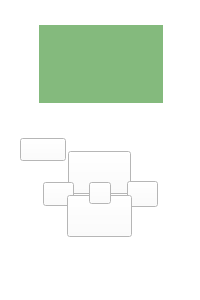
<?xml version="1.0" encoding="UTF-8"?>
<ui version="4.0">
 <class>Ev3DisplayWidget</class>
 <widget class="QWidget" name="Ev3DisplayWidget">
  <property name="geometry">
   <rect>
    <x>0</x>
    <y>0</y>
    <width>200</width>
    <height>300</height>
   </rect>
  </property>
  <property name="sizePolicy">
   <sizepolicy hsizetype="Fixed" vsizetype="Fixed">
    <horstretch>0</horstretch>
    <verstretch>0</verstretch>
   </sizepolicy>
  </property>
  <property name="palette">
   <palette>
    <active>
     <colorrole role="WindowText">
      <brush brushstyle="SolidPattern">
       <color alpha="255">
        <red>0</red>
        <green>0</green>
        <blue>0</blue>
       </color>
      </brush>
     </colorrole>
     <colorrole role="Button">
      <brush brushstyle="SolidPattern">
       <color alpha="255">
        <red>255</red>
        <green>255</green>
        <blue>255</blue>
       </color>
      </brush>
     </colorrole>
     <colorrole role="Light">
      <brush brushstyle="SolidPattern">
       <color alpha="255">
        <red>255</red>
        <green>255</green>
        <blue>255</blue>
       </color>
      </brush>
     </colorrole>
     <colorrole role="Midlight">
      <brush brushstyle="SolidPattern">
       <color alpha="255">
        <red>255</red>
        <green>255</green>
        <blue>255</blue>
       </color>
      </brush>
     </colorrole>
     <colorrole role="Dark">
      <brush brushstyle="SolidPattern">
       <color alpha="255">
        <red>127</red>
        <green>127</green>
        <blue>127</blue>
       </color>
      </brush>
     </colorrole>
     <colorrole role="Mid">
      <brush brushstyle="SolidPattern">
       <color alpha="255">
        <red>170</red>
        <green>170</green>
        <blue>170</blue>
       </color>
      </brush>
     </colorrole>
     <colorrole role="Text">
      <brush brushstyle="SolidPattern">
       <color alpha="255">
        <red>0</red>
        <green>0</green>
        <blue>0</blue>
       </color>
      </brush>
     </colorrole>
     <colorrole role="BrightText">
      <brush brushstyle="SolidPattern">
       <color alpha="255">
        <red>255</red>
        <green>255</green>
        <blue>255</blue>
       </color>
      </brush>
     </colorrole>
     <colorrole role="ButtonText">
      <brush brushstyle="SolidPattern">
       <color alpha="255">
        <red>0</red>
        <green>0</green>
        <blue>0</blue>
       </color>
      </brush>
     </colorrole>
     <colorrole role="Base">
      <brush brushstyle="SolidPattern">
       <color alpha="255">
        <red>255</red>
        <green>255</green>
        <blue>255</blue>
       </color>
      </brush>
     </colorrole>
     <colorrole role="Window">
      <brush brushstyle="SolidPattern">
       <color alpha="255">
        <red>255</red>
        <green>255</green>
        <blue>255</blue>
       </color>
      </brush>
     </colorrole>
     <colorrole role="Shadow">
      <brush brushstyle="SolidPattern">
       <color alpha="255">
        <red>0</red>
        <green>0</green>
        <blue>0</blue>
       </color>
      </brush>
     </colorrole>
     <colorrole role="AlternateBase">
      <brush brushstyle="SolidPattern">
       <color alpha="255">
        <red>255</red>
        <green>255</green>
        <blue>255</blue>
       </color>
      </brush>
     </colorrole>
     <colorrole role="ToolTipBase">
      <brush brushstyle="SolidPattern">
       <color alpha="255">
        <red>255</red>
        <green>255</green>
        <blue>220</blue>
       </color>
      </brush>
     </colorrole>
     <colorrole role="ToolTipText">
      <brush brushstyle="SolidPattern">
       <color alpha="255">
        <red>0</red>
        <green>0</green>
        <blue>0</blue>
       </color>
      </brush>
     </colorrole>
    </active>
    <inactive>
     <colorrole role="WindowText">
      <brush brushstyle="SolidPattern">
       <color alpha="255">
        <red>0</red>
        <green>0</green>
        <blue>0</blue>
       </color>
      </brush>
     </colorrole>
     <colorrole role="Button">
      <brush brushstyle="SolidPattern">
       <color alpha="255">
        <red>255</red>
        <green>255</green>
        <blue>255</blue>
       </color>
      </brush>
     </colorrole>
     <colorrole role="Light">
      <brush brushstyle="SolidPattern">
       <color alpha="255">
        <red>255</red>
        <green>255</green>
        <blue>255</blue>
       </color>
      </brush>
     </colorrole>
     <colorrole role="Midlight">
      <brush brushstyle="SolidPattern">
       <color alpha="255">
        <red>255</red>
        <green>255</green>
        <blue>255</blue>
       </color>
      </brush>
     </colorrole>
     <colorrole role="Dark">
      <brush brushstyle="SolidPattern">
       <color alpha="255">
        <red>127</red>
        <green>127</green>
        <blue>127</blue>
       </color>
      </brush>
     </colorrole>
     <colorrole role="Mid">
      <brush brushstyle="SolidPattern">
       <color alpha="255">
        <red>170</red>
        <green>170</green>
        <blue>170</blue>
       </color>
      </brush>
     </colorrole>
     <colorrole role="Text">
      <brush brushstyle="SolidPattern">
       <color alpha="255">
        <red>0</red>
        <green>0</green>
        <blue>0</blue>
       </color>
      </brush>
     </colorrole>
     <colorrole role="BrightText">
      <brush brushstyle="SolidPattern">
       <color alpha="255">
        <red>255</red>
        <green>255</green>
        <blue>255</blue>
       </color>
      </brush>
     </colorrole>
     <colorrole role="ButtonText">
      <brush brushstyle="SolidPattern">
       <color alpha="255">
        <red>0</red>
        <green>0</green>
        <blue>0</blue>
       </color>
      </brush>
     </colorrole>
     <colorrole role="Base">
      <brush brushstyle="SolidPattern">
       <color alpha="255">
        <red>255</red>
        <green>255</green>
        <blue>255</blue>
       </color>
      </brush>
     </colorrole>
     <colorrole role="Window">
      <brush brushstyle="SolidPattern">
       <color alpha="255">
        <red>255</red>
        <green>255</green>
        <blue>255</blue>
       </color>
      </brush>
     </colorrole>
     <colorrole role="Shadow">
      <brush brushstyle="SolidPattern">
       <color alpha="255">
        <red>0</red>
        <green>0</green>
        <blue>0</blue>
       </color>
      </brush>
     </colorrole>
     <colorrole role="AlternateBase">
      <brush brushstyle="SolidPattern">
       <color alpha="255">
        <red>255</red>
        <green>255</green>
        <blue>255</blue>
       </color>
      </brush>
     </colorrole>
     <colorrole role="ToolTipBase">
      <brush brushstyle="SolidPattern">
       <color alpha="255">
        <red>255</red>
        <green>255</green>
        <blue>220</blue>
       </color>
      </brush>
     </colorrole>
     <colorrole role="ToolTipText">
      <brush brushstyle="SolidPattern">
       <color alpha="255">
        <red>0</red>
        <green>0</green>
        <blue>0</blue>
       </color>
      </brush>
     </colorrole>
    </inactive>
    <disabled>
     <colorrole role="WindowText">
      <brush brushstyle="SolidPattern">
       <color alpha="255">
        <red>127</red>
        <green>127</green>
        <blue>127</blue>
       </color>
      </brush>
     </colorrole>
     <colorrole role="Button">
      <brush brushstyle="SolidPattern">
       <color alpha="255">
        <red>255</red>
        <green>255</green>
        <blue>255</blue>
       </color>
      </brush>
     </colorrole>
     <colorrole role="Light">
      <brush brushstyle="SolidPattern">
       <color alpha="255">
        <red>255</red>
        <green>255</green>
        <blue>255</blue>
       </color>
      </brush>
     </colorrole>
     <colorrole role="Midlight">
      <brush brushstyle="SolidPattern">
       <color alpha="255">
        <red>255</red>
        <green>255</green>
        <blue>255</blue>
       </color>
      </brush>
     </colorrole>
     <colorrole role="Dark">
      <brush brushstyle="SolidPattern">
       <color alpha="255">
        <red>127</red>
        <green>127</green>
        <blue>127</blue>
       </color>
      </brush>
     </colorrole>
     <colorrole role="Mid">
      <brush brushstyle="SolidPattern">
       <color alpha="255">
        <red>170</red>
        <green>170</green>
        <blue>170</blue>
       </color>
      </brush>
     </colorrole>
     <colorrole role="Text">
      <brush brushstyle="SolidPattern">
       <color alpha="255">
        <red>127</red>
        <green>127</green>
        <blue>127</blue>
       </color>
      </brush>
     </colorrole>
     <colorrole role="BrightText">
      <brush brushstyle="SolidPattern">
       <color alpha="255">
        <red>255</red>
        <green>255</green>
        <blue>255</blue>
       </color>
      </brush>
     </colorrole>
     <colorrole role="ButtonText">
      <brush brushstyle="SolidPattern">
       <color alpha="255">
        <red>127</red>
        <green>127</green>
        <blue>127</blue>
       </color>
      </brush>
     </colorrole>
     <colorrole role="Base">
      <brush brushstyle="SolidPattern">
       <color alpha="255">
        <red>255</red>
        <green>255</green>
        <blue>255</blue>
       </color>
      </brush>
     </colorrole>
     <colorrole role="Window">
      <brush brushstyle="SolidPattern">
       <color alpha="255">
        <red>255</red>
        <green>255</green>
        <blue>255</blue>
       </color>
      </brush>
     </colorrole>
     <colorrole role="Shadow">
      <brush brushstyle="SolidPattern">
       <color alpha="255">
        <red>0</red>
        <green>0</green>
        <blue>0</blue>
       </color>
      </brush>
     </colorrole>
     <colorrole role="AlternateBase">
      <brush brushstyle="SolidPattern">
       <color alpha="255">
        <red>255</red>
        <green>255</green>
        <blue>255</blue>
       </color>
      </brush>
     </colorrole>
     <colorrole role="ToolTipBase">
      <brush brushstyle="SolidPattern">
       <color alpha="255">
        <red>255</red>
        <green>255</green>
        <blue>220</blue>
       </color>
      </brush>
     </colorrole>
     <colorrole role="ToolTipText">
      <brush brushstyle="SolidPattern">
       <color alpha="255">
        <red>0</red>
        <green>0</green>
        <blue>0</blue>
       </color>
      </brush>
     </colorrole>
    </disabled>
   </palette>
  </property>
  <property name="windowTitle">
   <string>tr(Ev3Display)</string>
  </property>
  <property name="autoFillBackground">
   <bool>true</bool>
  </property>
  <property name="styleSheet">
   <string notr="true">QWidget#Ev3DisplayWidget {
	border-image: url(://ev3/interpreter/images/ev3-brick.png) 0 0 0 0 stretch stretch;
}

QPushButton#upButton{
	border-image: url(://ev3/interpreter/images/ev3-up-button.png);
}
QPushButton#upButton:pressed{
	border-image: url(://ev3/interpreter/images/ev3-up-button-pressed.png);
}

QPushButton#downButton{
	border-image: url(://ev3/interpreter/images/ev3-down-button.png);
}
QPushButton#downButton:pressed{
	border-image: url(://ev3/interpreter/images/ev3-down-button-pressed.png);
}

QPushButton#leftButton{
	border-image: url(://ev3/interpreter/images/ev3-left-button.png);
}
QPushButton#leftButton:pressed{
	border-image: url(://ev3/interpreter/images/ev3-left-button-pressed.png);
}

QPushButton#rightButton{
	border-image: url(://ev3/interpreter/images/ev3-right-button.png);
}
QPushButton#rightButton:pressed{
	border-image: url(://ev3/interpreter/images/ev3-right-button-pressed.png);
}

QPushButton#enterButton{
	border-image: url(://ev3/interpreter/images/ev3-enter-button.png);
}
QPushButton#enterButton:pressed{
	border-image: url(://ev3/interpreter/images/ev3-enter-button-pressed.png);
}

QPushButton#escapeButton{
	border-image: url(://ev3/interpreter/images/ev3-escape-button.png);
}
QPushButton#escapeButton:pressed{
	border-image: url(://ev3/interpreter/images/ev3-escape-button-pressed.png);
}
</string>
  </property>
  <widget class="QPushButton" name="upButton">
   <property name="geometry">
    <rect>
     <x>68</x>
     <y>151</y>
     <width>63</width>
     <height>43</height>
    </rect>
   </property>
   <property name="sizePolicy">
    <sizepolicy hsizetype="Fixed" vsizetype="Fixed">
     <horstretch>0</horstretch>
     <verstretch>1</verstretch>
    </sizepolicy>
   </property>
   <property name="styleSheet">
    <string notr="true"/>
   </property>
   <property name="text">
    <string/>
   </property>
   <property name="shortcut">
    <string/>
   </property>
   <property name="checkable">
    <bool>false</bool>
   </property>
   <property name="autoExclusive">
    <bool>false</bool>
   </property>
   <property name="flat">
    <bool>false</bool>
   </property>
  </widget>
  <widget class="QPushButton" name="escapeButton">
   <property name="geometry">
    <rect>
     <x>20</x>
     <y>138</y>
     <width>46</width>
     <height>23</height>
    </rect>
   </property>
   <property name="sizePolicy">
    <sizepolicy hsizetype="Fixed" vsizetype="Fixed">
     <horstretch>0</horstretch>
     <verstretch>1</verstretch>
    </sizepolicy>
   </property>
   <property name="styleSheet">
    <string notr="true"/>
   </property>
   <property name="text">
    <string/>
   </property>
   <property name="shortcut">
    <string/>
   </property>
   <property name="checkable">
    <bool>false</bool>
   </property>
   <property name="autoExclusive">
    <bool>false</bool>
   </property>
   <property name="flat">
    <bool>false</bool>
   </property>
  </widget>
  <widget class="QPushButton" name="leftButton">
   <property name="geometry">
    <rect>
     <x>43</x>
     <y>182</y>
     <width>31</width>
     <height>24</height>
    </rect>
   </property>
   <property name="sizePolicy">
    <sizepolicy hsizetype="Fixed" vsizetype="Fixed">
     <horstretch>0</horstretch>
     <verstretch>1</verstretch>
    </sizepolicy>
   </property>
   <property name="styleSheet">
    <string notr="true"/>
   </property>
   <property name="text">
    <string/>
   </property>
   <property name="checkable">
    <bool>false</bool>
   </property>
   <property name="autoExclusive">
    <bool>false</bool>
   </property>
   <property name="flat">
    <bool>false</bool>
   </property>
  </widget>
  <widget class="qReal::ui::PaintWidget" name="display" native="true">
   <property name="geometry">
    <rect>
     <x>39</x>
     <y>25</y>
     <width>124</width>
     <height>78</height>
    </rect>
   </property>
   <property name="sizePolicy">
    <sizepolicy hsizetype="Fixed" vsizetype="Fixed">
     <horstretch>0</horstretch>
     <verstretch>2</verstretch>
    </sizepolicy>
   </property>
   <property name="palette">
    <palette>
     <active>
      <colorrole role="WindowText">
       <brush brushstyle="SolidPattern">
        <color alpha="255">
         <red>0</red>
         <green>0</green>
         <blue>0</blue>
        </color>
       </brush>
      </colorrole>
      <colorrole role="Button">
       <brush brushstyle="SolidPattern">
        <color alpha="255">
         <red>132</red>
         <green>186</green>
         <blue>125</blue>
        </color>
       </brush>
      </colorrole>
      <colorrole role="Light">
       <brush brushstyle="SolidPattern">
        <color alpha="255">
         <red>203</red>
         <green>255</green>
         <blue>196</blue>
        </color>
       </brush>
      </colorrole>
      <colorrole role="Midlight">
       <brush brushstyle="SolidPattern">
        <color alpha="255">
         <red>167</red>
         <green>220</green>
         <blue>160</blue>
        </color>
       </brush>
      </colorrole>
      <colorrole role="Dark">
       <brush brushstyle="SolidPattern">
        <color alpha="255">
         <red>66</red>
         <green>93</green>
         <blue>62</blue>
        </color>
       </brush>
      </colorrole>
      <colorrole role="Mid">
       <brush brushstyle="SolidPattern">
        <color alpha="255">
         <red>88</red>
         <green>124</green>
         <blue>83</blue>
        </color>
       </brush>
      </colorrole>
      <colorrole role="Text">
       <brush brushstyle="SolidPattern">
        <color alpha="255">
         <red>0</red>
         <green>0</green>
         <blue>0</blue>
        </color>
       </brush>
      </colorrole>
      <colorrole role="BrightText">
       <brush brushstyle="SolidPattern">
        <color alpha="255">
         <red>255</red>
         <green>255</green>
         <blue>255</blue>
        </color>
       </brush>
      </colorrole>
      <colorrole role="ButtonText">
       <brush brushstyle="SolidPattern">
        <color alpha="255">
         <red>0</red>
         <green>0</green>
         <blue>0</blue>
        </color>
       </brush>
      </colorrole>
      <colorrole role="Base">
       <brush brushstyle="SolidPattern">
        <color alpha="255">
         <red>132</red>
         <green>186</green>
         <blue>125</blue>
        </color>
       </brush>
      </colorrole>
      <colorrole role="Window">
       <brush brushstyle="SolidPattern">
        <color alpha="255">
         <red>132</red>
         <green>186</green>
         <blue>125</blue>
        </color>
       </brush>
      </colorrole>
      <colorrole role="Shadow">
       <brush brushstyle="SolidPattern">
        <color alpha="255">
         <red>0</red>
         <green>0</green>
         <blue>0</blue>
        </color>
       </brush>
      </colorrole>
      <colorrole role="AlternateBase">
       <brush brushstyle="SolidPattern">
        <color alpha="255">
         <red>193</red>
         <green>220</green>
         <blue>190</blue>
        </color>
       </brush>
      </colorrole>
      <colorrole role="ToolTipBase">
       <brush brushstyle="SolidPattern">
        <color alpha="255">
         <red>255</red>
         <green>255</green>
         <blue>220</blue>
        </color>
       </brush>
      </colorrole>
      <colorrole role="ToolTipText">
       <brush brushstyle="SolidPattern">
        <color alpha="255">
         <red>0</red>
         <green>0</green>
         <blue>0</blue>
        </color>
       </brush>
      </colorrole>
     </active>
     <inactive>
      <colorrole role="WindowText">
       <brush brushstyle="SolidPattern">
        <color alpha="255">
         <red>0</red>
         <green>0</green>
         <blue>0</blue>
        </color>
       </brush>
      </colorrole>
      <colorrole role="Button">
       <brush brushstyle="SolidPattern">
        <color alpha="255">
         <red>132</red>
         <green>186</green>
         <blue>125</blue>
        </color>
       </brush>
      </colorrole>
      <colorrole role="Light">
       <brush brushstyle="SolidPattern">
        <color alpha="255">
         <red>203</red>
         <green>255</green>
         <blue>196</blue>
        </color>
       </brush>
      </colorrole>
      <colorrole role="Midlight">
       <brush brushstyle="SolidPattern">
        <color alpha="255">
         <red>167</red>
         <green>220</green>
         <blue>160</blue>
        </color>
       </brush>
      </colorrole>
      <colorrole role="Dark">
       <brush brushstyle="SolidPattern">
        <color alpha="255">
         <red>66</red>
         <green>93</green>
         <blue>62</blue>
        </color>
       </brush>
      </colorrole>
      <colorrole role="Mid">
       <brush brushstyle="SolidPattern">
        <color alpha="255">
         <red>88</red>
         <green>124</green>
         <blue>83</blue>
        </color>
       </brush>
      </colorrole>
      <colorrole role="Text">
       <brush brushstyle="SolidPattern">
        <color alpha="255">
         <red>0</red>
         <green>0</green>
         <blue>0</blue>
        </color>
       </brush>
      </colorrole>
      <colorrole role="BrightText">
       <brush brushstyle="SolidPattern">
        <color alpha="255">
         <red>255</red>
         <green>255</green>
         <blue>255</blue>
        </color>
       </brush>
      </colorrole>
      <colorrole role="ButtonText">
       <brush brushstyle="SolidPattern">
        <color alpha="255">
         <red>0</red>
         <green>0</green>
         <blue>0</blue>
        </color>
       </brush>
      </colorrole>
      <colorrole role="Base">
       <brush brushstyle="SolidPattern">
        <color alpha="255">
         <red>132</red>
         <green>186</green>
         <blue>125</blue>
        </color>
       </brush>
      </colorrole>
      <colorrole role="Window">
       <brush brushstyle="SolidPattern">
        <color alpha="255">
         <red>132</red>
         <green>186</green>
         <blue>125</blue>
        </color>
       </brush>
      </colorrole>
      <colorrole role="Shadow">
       <brush brushstyle="SolidPattern">
        <color alpha="255">
         <red>0</red>
         <green>0</green>
         <blue>0</blue>
        </color>
       </brush>
      </colorrole>
      <colorrole role="AlternateBase">
       <brush brushstyle="SolidPattern">
        <color alpha="255">
         <red>193</red>
         <green>220</green>
         <blue>190</blue>
        </color>
       </brush>
      </colorrole>
      <colorrole role="ToolTipBase">
       <brush brushstyle="SolidPattern">
        <color alpha="255">
         <red>255</red>
         <green>255</green>
         <blue>220</blue>
        </color>
       </brush>
      </colorrole>
      <colorrole role="ToolTipText">
       <brush brushstyle="SolidPattern">
        <color alpha="255">
         <red>0</red>
         <green>0</green>
         <blue>0</blue>
        </color>
       </brush>
      </colorrole>
     </inactive>
     <disabled>
      <colorrole role="WindowText">
       <brush brushstyle="SolidPattern">
        <color alpha="255">
         <red>66</red>
         <green>93</green>
         <blue>62</blue>
        </color>
       </brush>
      </colorrole>
      <colorrole role="Button">
       <brush brushstyle="SolidPattern">
        <color alpha="255">
         <red>132</red>
         <green>186</green>
         <blue>125</blue>
        </color>
       </brush>
      </colorrole>
      <colorrole role="Light">
       <brush brushstyle="SolidPattern">
        <color alpha="255">
         <red>203</red>
         <green>255</green>
         <blue>196</blue>
        </color>
       </brush>
      </colorrole>
      <colorrole role="Midlight">
       <brush brushstyle="SolidPattern">
        <color alpha="255">
         <red>167</red>
         <green>220</green>
         <blue>160</blue>
        </color>
       </brush>
      </colorrole>
      <colorrole role="Dark">
       <brush brushstyle="SolidPattern">
        <color alpha="255">
         <red>66</red>
         <green>93</green>
         <blue>62</blue>
        </color>
       </brush>
      </colorrole>
      <colorrole role="Mid">
       <brush brushstyle="SolidPattern">
        <color alpha="255">
         <red>88</red>
         <green>124</green>
         <blue>83</blue>
        </color>
       </brush>
      </colorrole>
      <colorrole role="Text">
       <brush brushstyle="SolidPattern">
        <color alpha="255">
         <red>66</red>
         <green>93</green>
         <blue>62</blue>
        </color>
       </brush>
      </colorrole>
      <colorrole role="BrightText">
       <brush brushstyle="SolidPattern">
        <color alpha="255">
         <red>255</red>
         <green>255</green>
         <blue>255</blue>
        </color>
       </brush>
      </colorrole>
      <colorrole role="ButtonText">
       <brush brushstyle="SolidPattern">
        <color alpha="255">
         <red>66</red>
         <green>93</green>
         <blue>62</blue>
        </color>
       </brush>
      </colorrole>
      <colorrole role="Base">
       <brush brushstyle="SolidPattern">
        <color alpha="255">
         <red>132</red>
         <green>186</green>
         <blue>125</blue>
        </color>
       </brush>
      </colorrole>
      <colorrole role="Window">
       <brush brushstyle="SolidPattern">
        <color alpha="255">
         <red>132</red>
         <green>186</green>
         <blue>125</blue>
        </color>
       </brush>
      </colorrole>
      <colorrole role="Shadow">
       <brush brushstyle="SolidPattern">
        <color alpha="255">
         <red>0</red>
         <green>0</green>
         <blue>0</blue>
        </color>
       </brush>
      </colorrole>
      <colorrole role="AlternateBase">
       <brush brushstyle="SolidPattern">
        <color alpha="255">
         <red>132</red>
         <green>186</green>
         <blue>125</blue>
        </color>
       </brush>
      </colorrole>
      <colorrole role="ToolTipBase">
       <brush brushstyle="SolidPattern">
        <color alpha="255">
         <red>255</red>
         <green>255</green>
         <blue>220</blue>
        </color>
       </brush>
      </colorrole>
      <colorrole role="ToolTipText">
       <brush brushstyle="SolidPattern">
        <color alpha="255">
         <red>0</red>
         <green>0</green>
         <blue>0</blue>
        </color>
       </brush>
      </colorrole>
     </disabled>
    </palette>
   </property>
   <property name="autoFillBackground">
    <bool>true</bool>
   </property>
  </widget>
  <widget class="QPushButton" name="rightButton">
   <property name="geometry">
    <rect>
     <x>127</x>
     <y>181</y>
     <width>31</width>
     <height>26</height>
    </rect>
   </property>
   <property name="sizePolicy">
    <sizepolicy hsizetype="Fixed" vsizetype="Fixed">
     <horstretch>0</horstretch>
     <verstretch>1</verstretch>
    </sizepolicy>
   </property>
   <property name="autoFillBackground">
    <bool>false</bool>
   </property>
   <property name="styleSheet">
    <string notr="true"/>
   </property>
   <property name="text">
    <string/>
   </property>
   <property name="checkable">
    <bool>false</bool>
   </property>
   <property name="autoExclusive">
    <bool>false</bool>
   </property>
   <property name="flat">
    <bool>false</bool>
   </property>
  </widget>
  <widget class="QPushButton" name="downButton">
   <property name="geometry">
    <rect>
     <x>67</x>
     <y>195</y>
     <width>65</width>
     <height>42</height>
    </rect>
   </property>
   <property name="sizePolicy">
    <sizepolicy hsizetype="Fixed" vsizetype="Fixed">
     <horstretch>0</horstretch>
     <verstretch>1</verstretch>
    </sizepolicy>
   </property>
   <property name="styleSheet">
    <string notr="true"/>
   </property>
   <property name="text">
    <string/>
   </property>
   <property name="shortcut">
    <string/>
   </property>
   <property name="checkable">
    <bool>false</bool>
   </property>
   <property name="autoExclusive">
    <bool>false</bool>
   </property>
   <property name="flat">
    <bool>false</bool>
   </property>
  </widget>
  <widget class="QPushButton" name="enterButton">
   <property name="geometry">
    <rect>
     <x>89</x>
     <y>182</y>
     <width>22</width>
     <height>22</height>
    </rect>
   </property>
   <property name="sizePolicy">
    <sizepolicy hsizetype="Fixed" vsizetype="Fixed">
     <horstretch>0</horstretch>
     <verstretch>1</verstretch>
    </sizepolicy>
   </property>
   <property name="styleSheet">
    <string notr="true"/>
   </property>
   <property name="text">
    <string/>
   </property>
   <property name="checkable">
    <bool>false</bool>
   </property>
   <property name="autoExclusive">
    <bool>false</bool>
   </property>
   <property name="autoDefault">
    <bool>false</bool>
   </property>
   <property name="default">
    <bool>false</bool>
   </property>
   <property name="flat">
    <bool>false</bool>
   </property>
  </widget>
 </widget>
 <customwidgets>
  <customwidget>
   <class>qReal::ui::PaintWidget</class>
   <extends>QWidget</extends>
   <header>qrutils/widgets/paintWidget.h</header>
   <container>1</container>
  </customwidget>
 </customwidgets>
 <resources/>
 <connections/>
</ui>
